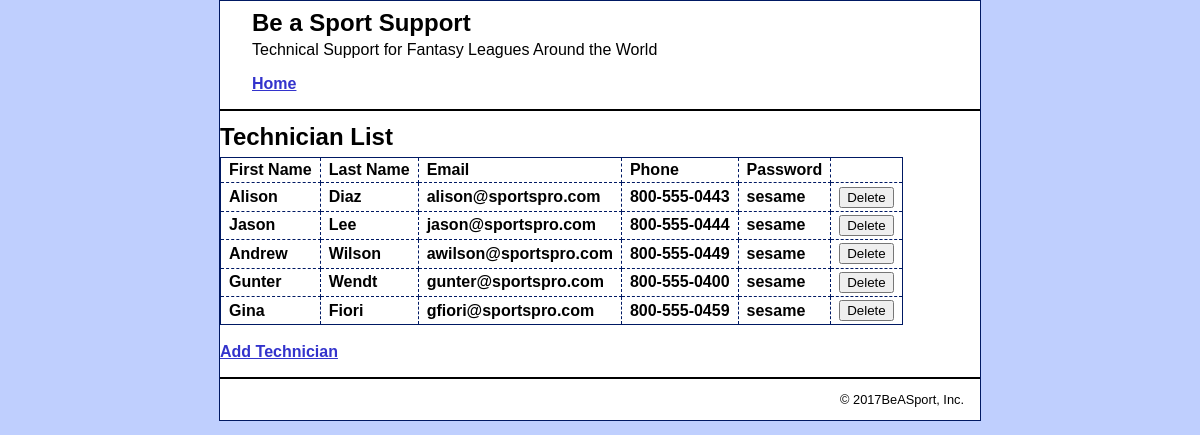
The app's page /tech_support/tech_manager/index.php with its own data.
### tables this page shows
CREATE TABLE technicians (
    techID int NOT NULL AUTO_INCREMENT,
    firstName varchar(50) NOT NULL,
    lastName varchar(50) NOT NULL,
    email varchar(50) NOT NULL UNIQUE,
    phone varchar(20) NOT NULL,
    password varchar(20) NOT NULL,
    PRIMARY KEY (techID)
);

### tech_support/tech_manager/index.php (the view, shortened to what this page needs)
<?php
include '../view\header.php';
require('../model/database.php');
$db = new PDO($dsn, $username, $password);
$query = 'SELECT * FROM technicians
			ORDER BY techID';
$statement = $db-> prepare($query);
$statement ->execute();
$results = $statement->fetchAll(PDO::FETCH_ASSOC);
?>
<h1>Technician List</h1>
<link rel="stylesheet" href="../main.css" />
<table>
  <tr>
    <th>First Name</th>
    <th>Last Name</th>
    <th>Email</th>
	<th>Phone</th>
	<th>Password</th>
	<th>     </th>
  </tr>
  <?php foreach ($results as $result) : ?>
  <tr>
	<th><?php echo $result['firstName']; ?>
	<th><?php echo $result['lastName']; ?>
	<th><?php echo $result['email']; ?>
	<th><?php echo $result['phone']; ?>
	<th><?php echo $result['password']; ?>
	<th><form action = 'delete_tech.php'  method = 'post'>
	<input type="submit" value="Delete">
	</form></th>
  </tr>
  <?php endforeach; ?>
</table>
<br>
<a href="add_tech.php">Add Technician</a></li>
<?php include '../view\footer.php'; ?>

### tech_support/main.css (style rules this page uses)
html { background-color: #BFCFFE; }
body { margin-top: 0; font-family: Arial, Helvetica, sans-serif; width: 760px; margin: 0 auto; background-color: white; border: 1px solid #001963; }
h1 { font-size: 150%; margin: 0; padding: .5em 0 .25em; }
h1, h2 { color: black; }
a { color: #3333CC; font-weight: bold; }
table { border: 1px solid #001963; border-collapse: collapse; }
td, th { border: 1px dashed #001963; padding: .2em .5em .2em .5em; text-align: left; }
form { margin: 0; }
input { display: inline-block; float: left; }

### records on screen
technicians: firstName "Alison", lastName "Diaz", email "alison@sportspro.com", phone "800-555-0443", password "sesame"
technicians: firstName "Jason", lastName "Lee", email "jason@sportspro.com", phone "800-555-0444", password "sesame"
technicians: firstName "Andrew", lastName "Wilson", email "awilson@sportspro.com", phone "800-555-0449", password "sesame"
technicians: firstName "Gunter", lastName "Wendt", email "gunter@sportspro.com", phone "800-555-0400", password "sesame"
technicians: firstName "Gina", lastName "Fiori", email "gfiori@sportspro.com", phone "800-555-0459", password "sesame"
